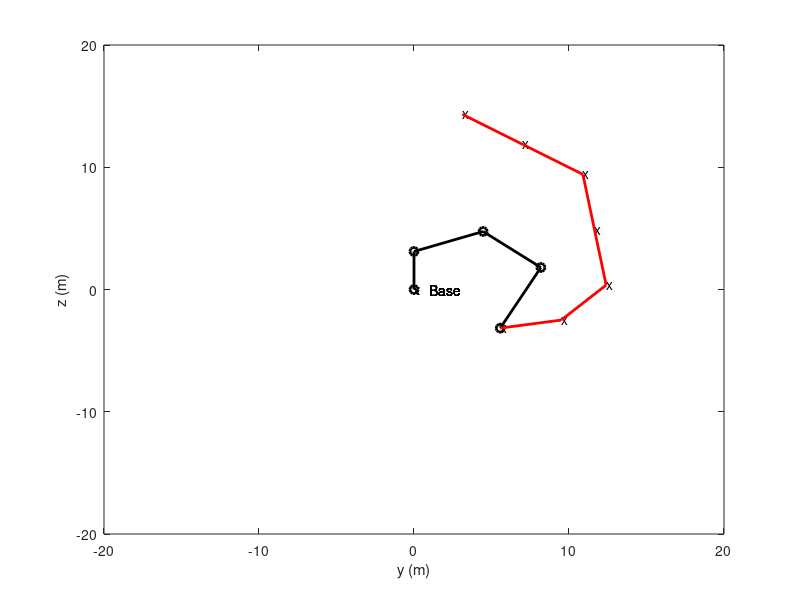

The MATLAB source for this figure:
%% Position of the Lynxmotion

d1 = 3.11;
a2 = 4.75;
a3 = 4.75;
d5 = 5.61;

N = 7;

q1 = 90*ones(1,N);
% q2 = [0	20.1544	10 135.2666	120	114.3665 80	67.4639	30];
% q3 = [0 -58.4736 -80 -84.1934 -35 -71.7153 -60 -70.5635 -40];
% q4 = [0 10.4592 15 -21.0732 30 59.8489 70 68.0996 50];
q2 = [120 114.3665 80 67.4639 30 0	20.1544 ];
q3 = [-35 -71.7153 -60 -70.5635 -40 0 -58.4736];
q4 = [30 59.8489 70 68.0996 50 0 10.4592];

q5 = zeros(1,N);

c1 = cosd(q1);
s1 = sind(q1);

c2 = cosd(q2);
s2 = sind(q2);

c3 = cosd(q3);
s3 = sind(q3);

c4 = cosd(q4);
s4 = sind(q4);

c5 = cosd(q5);
s5 = sind(q5);

c23 = cosd(q2+q3);
s23 = sind(q2+q3);

c234 = cosd(q2+q3+q4);
s234 = sind(q2+q3+q4);

%% Plot the robotic arm, in 4 different positions
figure (2) 

x0 = zeros(1,N);
y0 = zeros(1,N);
z0 = zeros(1,N);

x1 = zeros(1,N);
y1 = zeros(1,N);
z1 = d1*ones(1,N);

x2 = (a2*c2).*c1 ;
y2 = (a2*c2).*s1;
z2 = d1 + a2*s2;

x3 = (a2*c2 + a3*c23).*c1 ;
y3 = (a2*c2 + a3*c23).*s1;
z3 = d1 + a2*s2 + a3*s23 ;

xt = (a2*c2 + a3*c23 + d5*s234).*c1;
yt = (a2*c2 + a3*c23 + d5*s234).*s1;
zt = d1 + a2*s2 + a3*s23 - d5*c234;

pt = [ xt yt zt ] ;

for i = 1:N
    
    xx = [ x0(i); x1(i); x2(i); x3(i); xt(i) ] ; %make x point of origin, end of link 1, end of link 2
    yy = [ y0(i); y1(i); y2(i); y3(i); yt(i) ] ; %make y point of origin, end of link 1, end of link 2
    zz = [ z0(i); z1(i); z2(i); z3(i); zt(i) ] ;
    
%     %% Plot 3d
%     plot3(xx,yy,zz,'ko-','Linewidth',2)
%     axis ([-15 15 -15 15 -15 15])
%     xlabel('x (m)') ; ylabel('y (m)'); zlabel('z (m)');
%     
%     hold on
% 
%     text(x0, y0, z0,'x') ; %%In this case x to label position 
%     text(x0+1, y0, z0,'Base') ; %%label start pos
%     text(xt, yt, zt, 'x') ; %%In this case x to label position  
%     plot3(xt,yt,zt,'-','Linewidth',2,'Color','r')
%     
%     grid on
    
       %% Plot 2d YZ
    figure (1)
    plot(yy,zz,'ko-','Linewidth',2)
    axis ([-20 20 -20 20])
    xlabel('y (m)') ; ylabel('z (m)');
    
    hold on

    text(y0, z0,'x') ; %%In this case x to label position 
    text(y0+1, z0,'Base') ; %%label start pos
    text(yt, zt, 'x') ; %%In this case x to label position  
    plot(yt,zt,'-','Linewidth',2,'Color','r')
    
    %% Pause
    pause(0.5)
    hold off
    pause(0.5)
end

